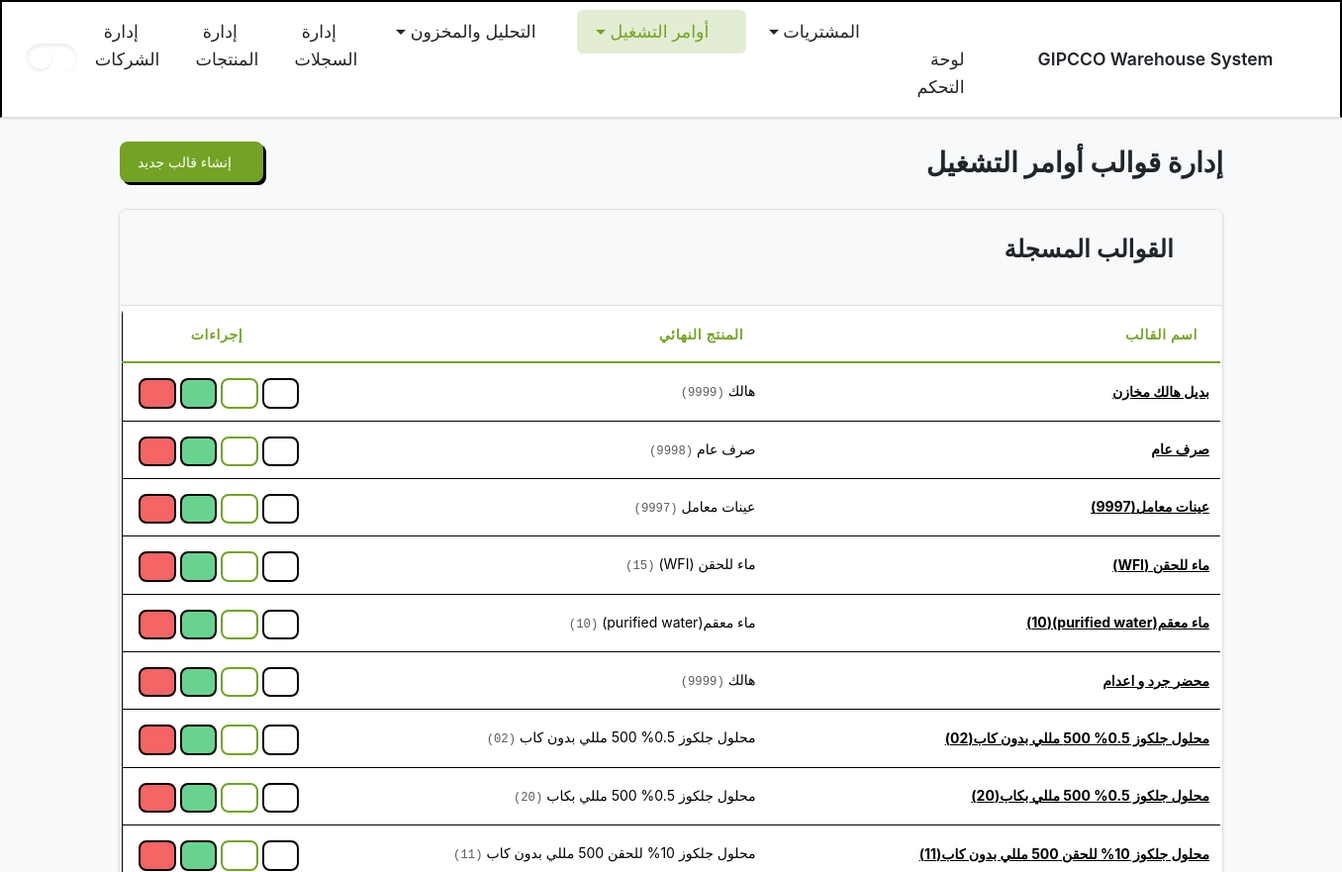
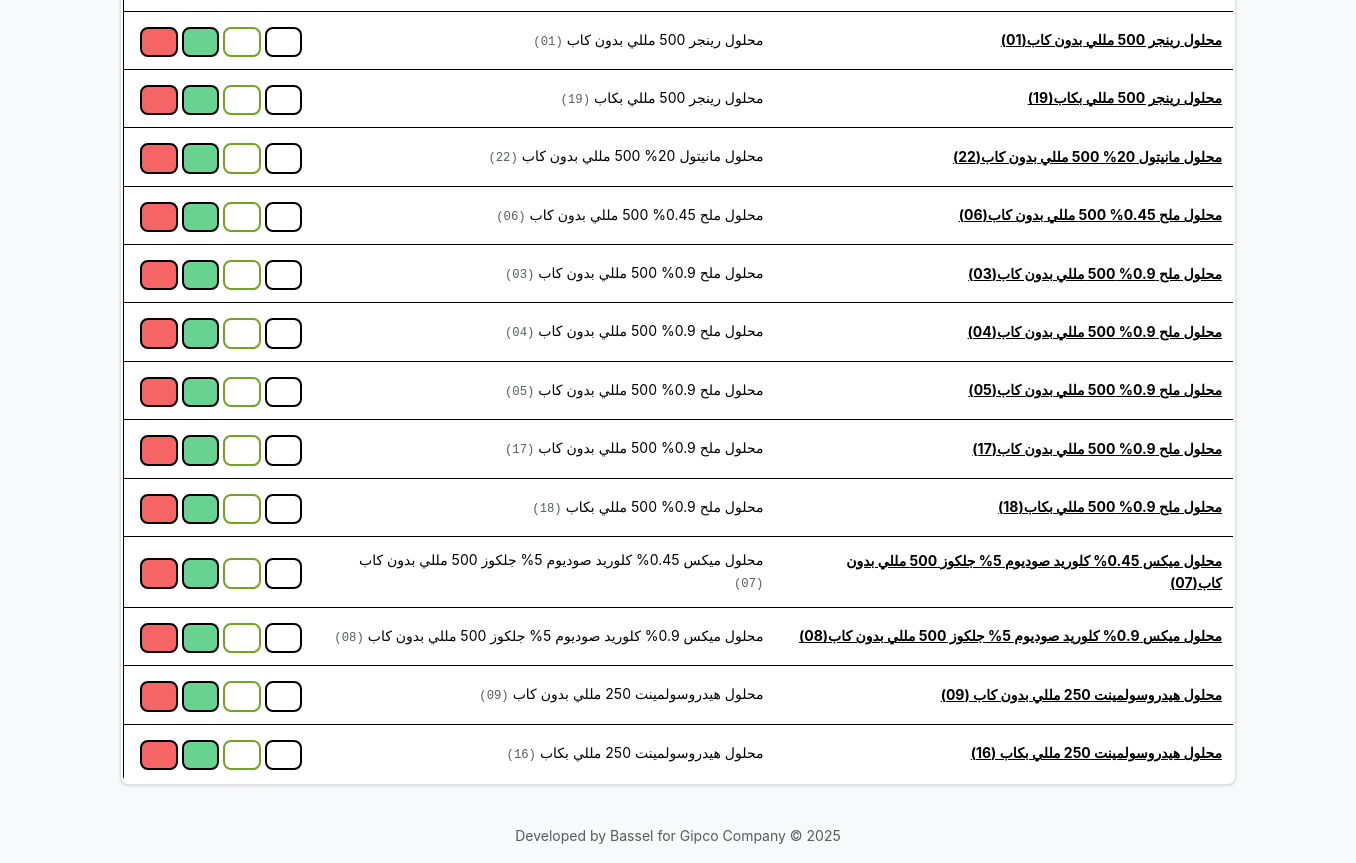
The page /shop_order_templates/ on the database as committed earlier (2 pictures, top to bottom).
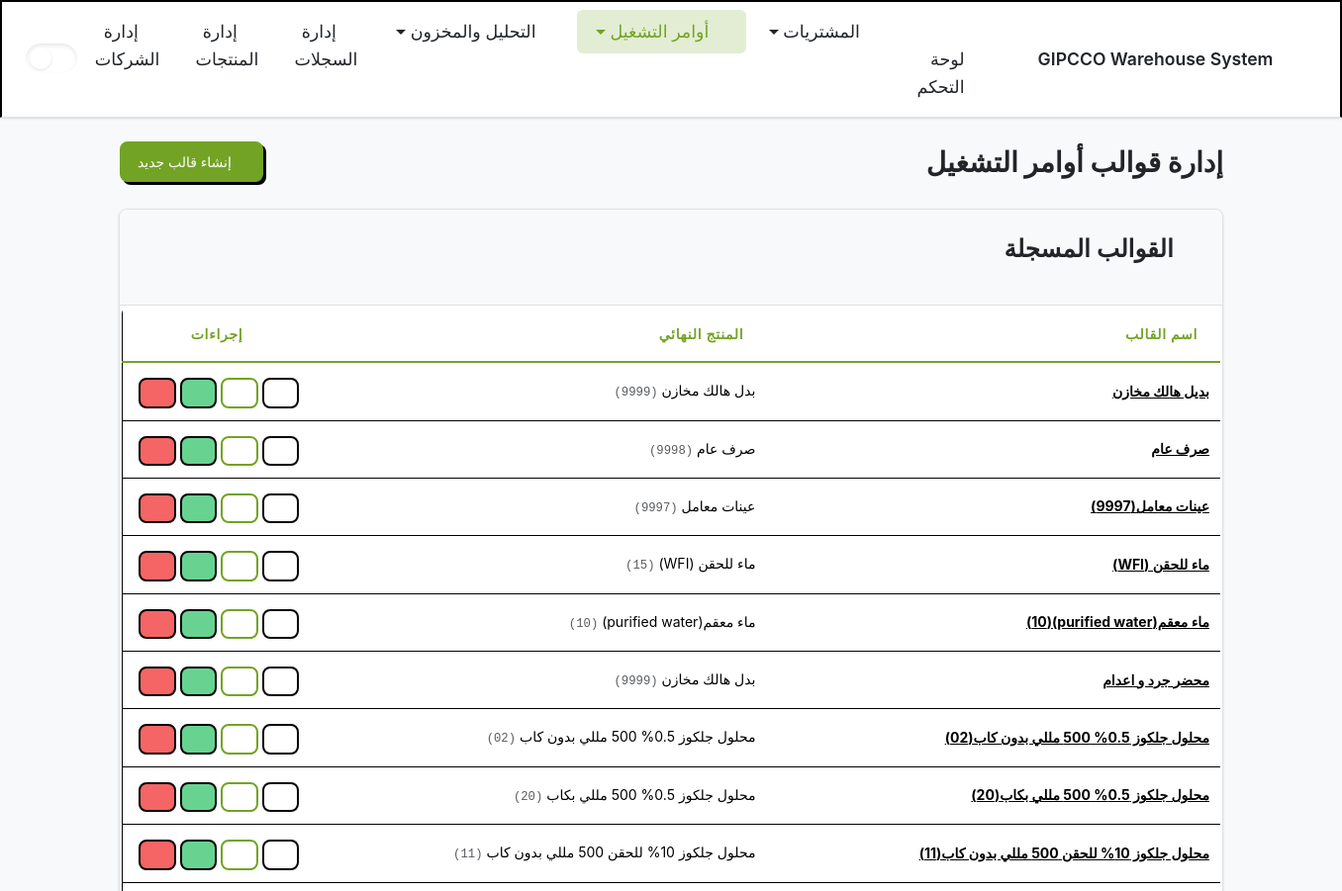
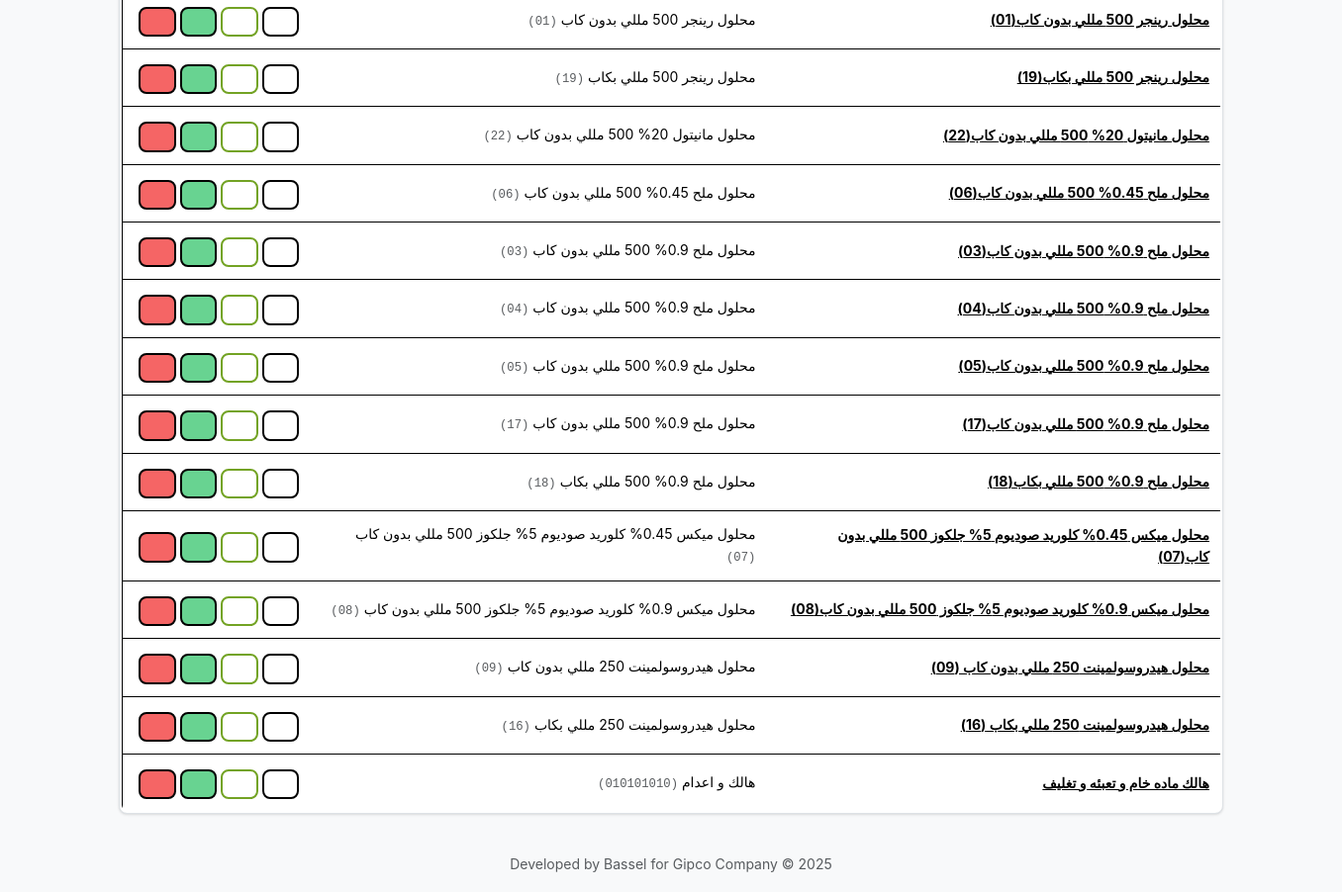
The same page on the database as committed later (2 pictures, top to bottom).
### inventory/models.py (models this page shows, shortened)
class ShopOrderTemplate(models.Model):
    name = models.CharField(max_length=255, verbose_name=_("Template Name"))
    final_product = models.ForeignKey(
        Product,
        on_delete=models.CASCADE,
        related_name='templates',
        verbose_name=_("Final Product")
    )
    class Meta:
        db_table = 'shop_order_templates'  # Explicitly map to the existing table
        verbose_name = _("Shop Order Template")
        verbose_name_plural = _("Shop Order Templates")
        ordering = ['name']

class Product(models.Model):
    class ProductType(models.TextChoices):
        RAW_MATERIAL = 'مواد خام', _('مواد خام')
        PACKAGING = 'تعبئه و تغليف', _('تعبئه و تغليف')
        FINAL_PRODUCT = 'منتج نهائي', _('منتج نهائي')
    name = models.CharField(max_length=255, verbose_name=_("Product Name"))
    code = models.CharField(max_length=100, unique=True, verbose_name=_("Product Code"))
    product_type = models.CharField(
        max_length=50,
        choices=ProductType.choices,
        verbose_name=_("Product Type")
    )
    unit = models.CharField(max_length=50, verbose_name=_("Unit of Measurement"))
    tags = models.ManyToManyField('ProductTag', blank=True, verbose_name=_("Tags"))
    moving_average_cost = models.DecimalField(
        max_digits=12, decimal_places=3, default=Decimal('0.000'), verbose_name=_("Moving Average Cost")
    )
    class Meta:
        db_table = 'products'  # Explicitly map to the existing table
        verbose_name = _("Product")
        verbose_name_plural = _("Products")
        ordering = ['name']

### inventory/views/templates.py (the view, shortened to what this page needs)
# urls.py: path('shop_order_templates/', shop_order_templates, name='shop_order_templates'),
def shop_order_templates(request: HttpRequest) -> HttpResponse:
    source_template_data = None
    source_items_queryset = None
    copy_from_id = request.GET.get('copy_from')
    primitive_products_qs = Product.objects.filter(~Q(product_type=Product.ProductType.FINAL_PRODUCT))
    context = {
        'active_page': 'shop_orders',
        'templates': ShopOrderTemplate.objects.select_related('final_product').all(),
        'final_products': Product.objects.filter(product_type=Product.ProductType.FINAL_PRODUCT),
        'primitive_products': list(primitive_products_qs.values('id', 'name', 'code')),
        'source_template': source_template_data,
        'source_items': list(source_items_queryset.values('primitive_product_id', 'theoretical_quantity')) if source_items_queryset else None,
    }
    if 'X-Partial-Request' in request.headers:
        return render(request, 'inventory/partials/shop_order_templates_partial.html', context)
    return render(request, 'inventory/shop_order_templates.html', context)

### inventory/templates/inventory/shop_order_templates.html (shortened to what this page needs)
{% extends "inventory/layout.html" %}
{% load static %}
{% block content %}
  {% include "inventory/partials/shop_order_templates_content.html" %}
{% endblock content %}

### inventory/templates/inventory/partials/shop_order_templates_content.html (shortened to what this page needs)
<div class="d-flex justify-content-between align-items-center mb-4">
    <h1 class="h2 mb-0" style="font-weight: 700;">إدارة قوالب أوامر التشغيل</h1>
    <button type="button" class="btn btn-primary" data-bs-toggle="modal" data-bs-target="#addTemplateModal">
        <i class="bi bi-plus-lg"></i> إنشاء قالب جديد
    </button>
</div>
<div class="card">
    <div class="card-header">
        <h3><i class="bi bi-file-earmark-ruled"></i> القوالب المسجلة</h3>
    </div>
    <div class="card-body p-0">
        {% if not templates %}
        <div class="text-center p-5">
            <i class="bi bi-files display-4 text-secondary"></i>
            <h5 class="mt-3">لا توجد قوالب</h5>
            <p class="text-muted">ابدأ بإنشاء أول قالب لأمر تشغيل.</p>
            <button class="btn btn-primary mt-2" data-bs-toggle="modal" data-bs-target="#addTemplateModal">
                <i class="bi bi-plus-lg"></i> إنشاء قالب
            </button>
        </div>
        {% else %}
        <div class="table-responsive">
            <table class="table table-hover align-middle mb-0">
                <thead>
                    <tr>
                        <th class="ps-3">اسم القالب</th>
                        <th>المنتج النهائي</th>
                        <th class="text-center">إجراءات</th>
                    </tr>
                </thead>
                <tbody>
                    {% for t in templates %}
                    <tr>
                        <td class="ps-3">
                            <a href="{% url 'inventory:view_shop_order_template' pk=t.id %}"><strong>{{ t.name }}</strong></a>
                        </td>
                        <td>{{ t.final_product.name }} <small class="text-muted font-monospace">({{t.final_product.code}})</small></td>
                        <td class="text-center">
                            <div class="btn-group">
                                <a href="{% url 'inventory:view_shop_order_template' pk=t.id %}" class="btn btn-sm btn-outline-secondary" title="عرض"><i class="bi bi-eye"></i></a>
                                <a href="{% url 'inventory:edit_shop_order_template' pk=t.id %}" class="btn btn-sm btn-outline-primary" title="تعديل"><i class="bi bi-pencil-square"></i></a>
                                <a href="{% url 'inventory:shop_order_templates' %}?copy_from={{ t.id }}" class="btn btn-sm btn-outline-success" title="نسخ لإنشاء جديد"><i class="bi bi-copy"></i></a>
                                <button type="button" class="btn btn-sm btn-outline-danger" data-bs-toggle="modal" data-bs-target="#deleteModal{{t.id}}" title="حذف"><i class="bi bi-trash"></i></button>
                            </div>
                        </td>
                    </tr>
                    {% endfor %}
                </tbody>
            </table>
        </div>
        {% endif %}
    </div>
</div>

Rows that differ between the two databases and show on the page:
changed through a linked row, ShopOrderTemplate "بديل هالك مخازن": final_product.name "هالك" → "بدل هالك مخازن"
changed through a linked row, ShopOrderTemplate "محضر جرد و اعدام": final_product.name "هالك" → "بدل هالك مخازن"
added ShopOrderTemplate: name "هالك ماده خام و تعبئه و تغليف", final_product.name "هالك و اعدام", final_product.code "010101010"
